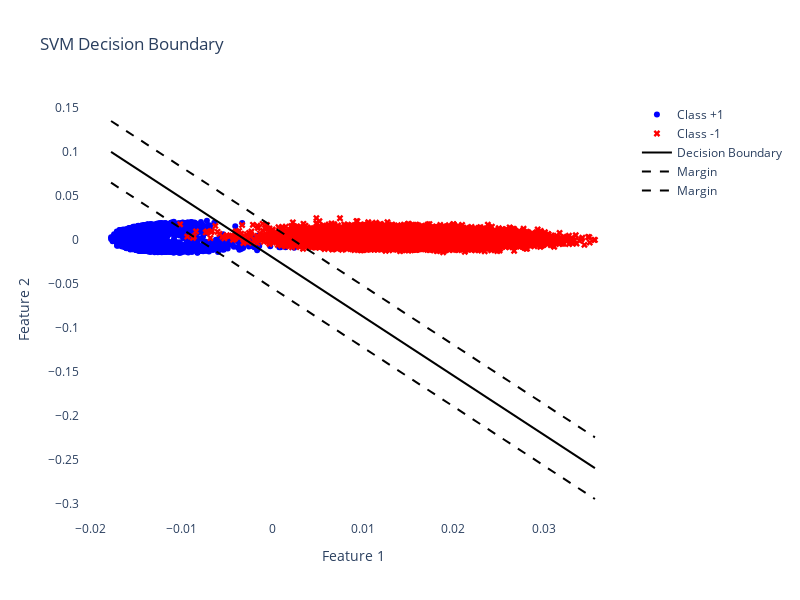

This figure's notebook cell:
### Code cell
# Example usage
if __name__ == "__main__":
    # Solve SVM using augmented Lagrangian
    w, b, lambda_SV = SVM_augmented.Train_SVM(X_reduced, y, eta=1.0, rho=1.0, max_iter=1000)

    print("Optimal weight vector (w):", w)
    print("Optimal bias (b):", b)

    # Plot the data and decision boundary
    plot_SVM.plot_svm_decision_boundary(X_reduced, y, w, b)
